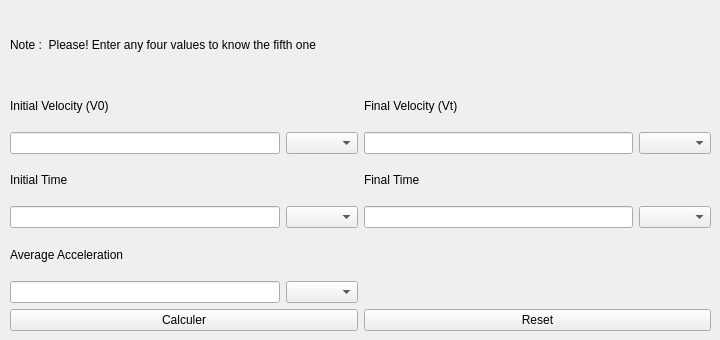
      <widget class="QWidget" name="tab_11">
       <attribute name="title">
        <string>Average Acceleration</string>
       </attribute>
       <widget class="QWidget" name="">
        <property name="geometry">
         <rect>
          <x>10</x>
          <y>10</y>
          <width>701</width>
          <height>321</height>
         </rect>
        </property>
        <layout class="QGridLayout" name="gridLayout_31">
         <item row="0" column="0" colspan="2">
          <widget class="QLabel" name="label_20">
           <property name="text">
            <string>Note :  Please! Enter any four values to know the fifth one</string>
           </property>
          </widget>
         </item>
         <item row="1" column="0">
          <layout class="QGridLayout" name="gridLayout_26">
           <item row="0" column="0">
            <widget class="QLabel" name="acceleration_inputLabel2_2">
             <property name="text">
              <string>Initial Velocity (V0)</string>
             </property>
            </widget>
           </item>
           <item row="1" column="0">
            <widget class="QLineEdit" name="acceleration_inputInitalVelocity_averageAcceleration"/>
           </item>
           <item row="1" column="1">
            <widget class="QComboBox" name="acceleration_unitInitalVelocity_averageAcceleration"/>
           </item>
          </layout>
         </item>
         <item row="1" column="1">
          <layout class="QGridLayout" name="gridLayout_29">
           <item row="0" column="0">
            <widget class="QLabel" name="acceleration_inputLabel2_5">
             <property name="text">
              <string>Final Velocity (Vt)</string>
             </property>
            </widget>
           </item>
           <item row="1" column="1">
            <widget class="QComboBox" name="acceleration_unitFinalVelocity_averageAcceleration"/>
           </item>
           <item row="1" column="0">
            <widget class="QLineEdit" name="acceleration_inputFinalVelocity_averageAcceleration"/>
           </item>
          </layout>
         </item>
         <item row="2" column="0">
          <layout class="QGridLayout" name="gridLayout_27">
           <item row="0" column="0">
            <widget class="QLabel" name="acceleration_inputLabel2_3">
             <property name="text">
              <string>Initial Time </string>
             </property>
            </widget>
           </item>
           <item row="1" column="0">
            <widget class="QLineEdit" name="acceleration_inputInitialTime_averageAcceleration"/>
           </item>
           <item row="1" column="1">
            <widget class="QComboBox" name="acceleration_unitInitialTime_averageAcceleration"/>
           </item>
          </layout>
         </item>
         <item row="2" column="1">
          <layout class="QGridLayout" name="gridLayout_30">
           <item row="0" column="0">
            <widget class="QLabel" name="acceleration_inputLabel2_6">
             <property name="text">
              <string>Final Time</string>
             </property>
            </widget>
           </item>
           <item row="1" column="0">
            <widget class="QLineEdit" name="acceleration_inputFinalTime_averageAcceleration"/>
           </item>
           <item row="1" column="1">
            <widget class="QComboBox" name="acceleration_unitFinalTime_averageAcceleration"/>
           </item>
          </layout>
         </item>
         <item row="3" column="0">
          <layout class="QGridLayout" name="gridLayout_28">
           <item row="1" column="1">
            <widget class="QComboBox" name="acceleration_unitAverageAccelerationy_averageAcceleration_2"/>
           </item>
           <item row="0" column="0">
            <widget class="QLabel" name="acceleration_inputLabel2_4">
             <property name="text">
              <string>Average Acceleration</string>
             </property>
            </widget>
           </item>
           <item row="1" column="0">
            <widget class="QLineEdit" name="acceleration_inputAverageAccelerationy_averageAcceleration"/>
           </item>
          </layout>
         </item>
         <item row="4" column="0" colspan="2">
          <layout class="QHBoxLayout" name="horizontalLayout_6">
           <item>
            <widget class="QPushButton" name="acceleration_averageAcceleration_calc">
             <property name="text">
              <string>Calculer</string>
             </property>
            </widget>
           </item>
           <item>
            <widget class="QPushButton" name="acceleration_averageAcceleration_reset">
             <property name="text">
              <string>Reset</string>
             </property>
            </widget>
           </item>
          </layout>
         </item>
        </layout>
       </widget>
      </widget>
